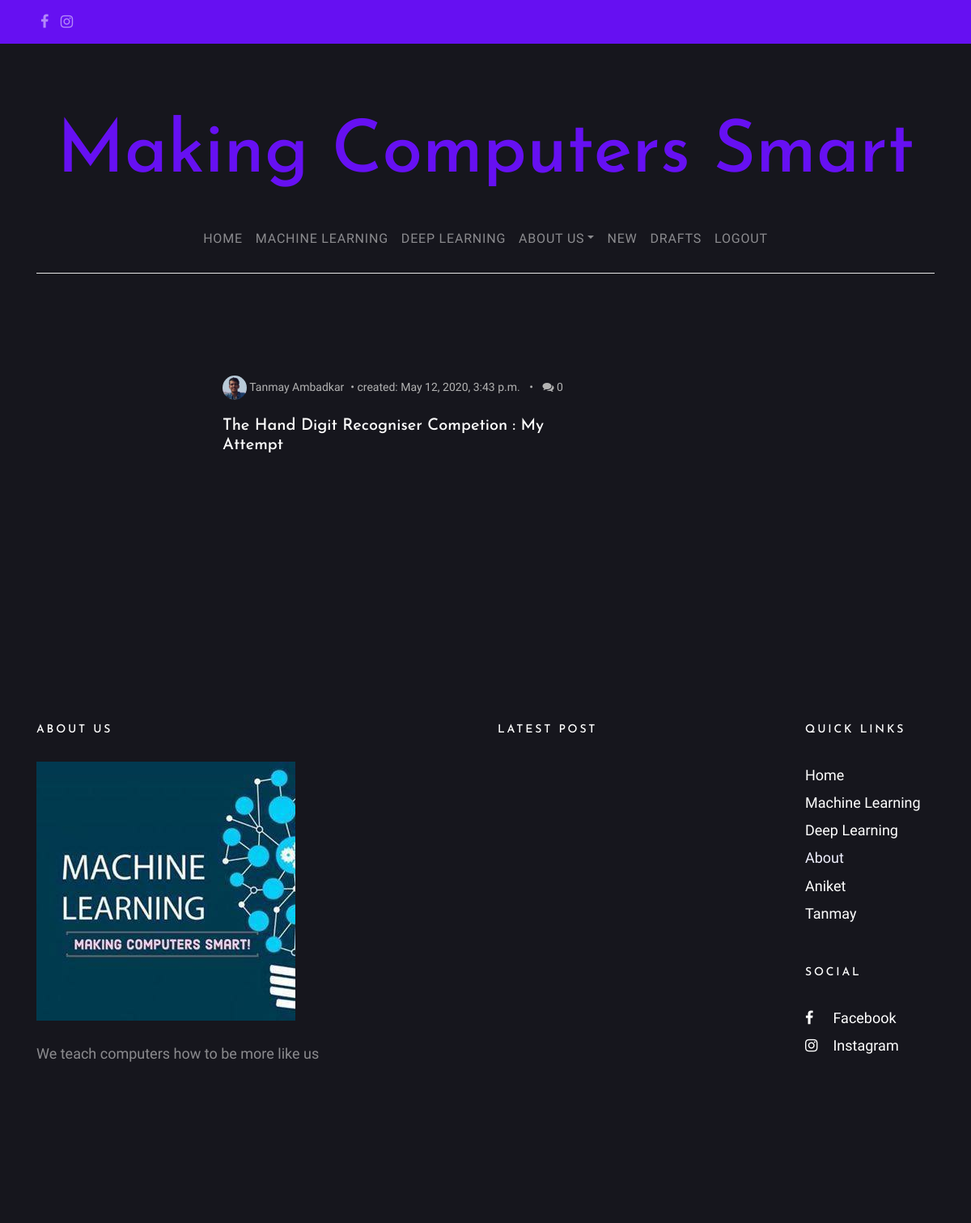
Before: /drafts/ (signed in) with the older database file.
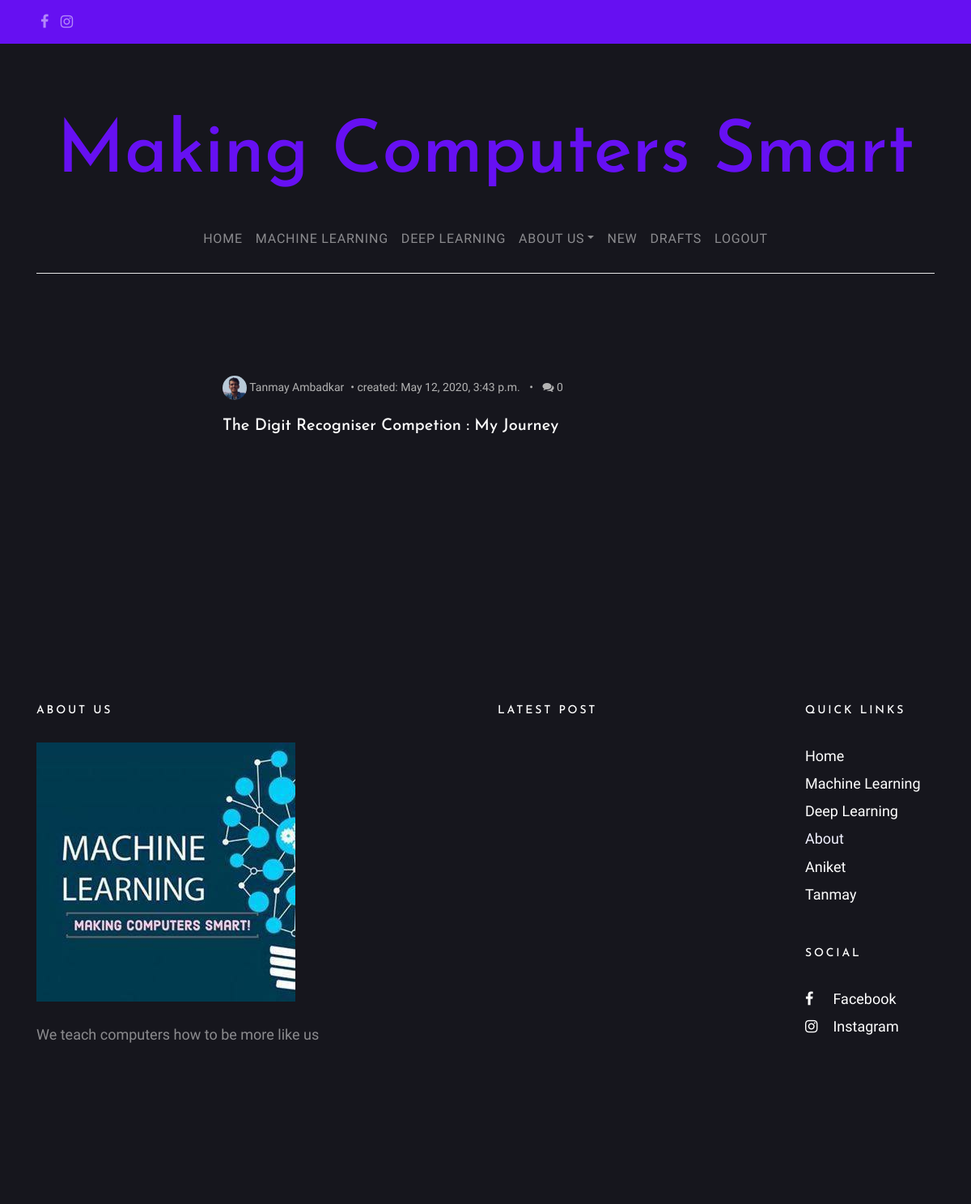
After: the same page with the newer database file.
### blog/models.py (models this page shows, shortened)
class Post(models.Model):
    types = (
        ('D', 'Deep Learning'),
        ('M', 'Machine Learning'),
    )
    author = models.ForeignKey('UserProfileInfo', on_delete = models.CASCADE)
    title = models.CharField(max_length = 200)
    cover_img = models.ImageField(upload_to = 'cover_image', blank = True)
    text = models.TextField()
    created_date = models.DateTimeField(default = timezone.now)
    published_date = models.DateTimeField(blank = True, null = True)
    type = models.CharField(max_length = 1, choices = types, blank = True)
    def approve_comments(self):
        return self.comments.filter(approved_comment=True)

class UserProfileInfo(models.Model):
    user = models.OneToOneField(User, on_delete= models.CASCADE)
    profile_img = models.ImageField(upload_to = 'profile_pics', blank = True)
    cover_image = models.ImageField(upload_to = 'cover_profile_img', blank = True)
    description = models.TextField(blank = True)
    writeup = models.TextField(blank = True)
    instagram = models.URLField(blank = True)
    facebook = models.URLField(blank = True)
    github = models.URLField(blank = True)
    linkedin = models.URLField(blank = True)
    email = models.EmailField(blank = True)

### blog/views.py (the view)
# urls.py: path('drafts/', DraftListView.as_view(), name = 'post_draft_list'),
class DraftListView(LoginRequiredMixin, ListView):
    login_url = '/login/'
    redirect_field_name = 'blog/post_draft_list.html'
    model = Post
    template_name = 'post_draft_list.html'
    def get_queryset(self):
        return Post.objects.filter(published_date__isnull = True).order_by('created_date')

### blog/templates/blog/post_draft_list.html (shortened to what this page needs)
{% extends "blog/base.html" %}
{% load static %}
{% block content %}
{% if request.user.is_superuser %}
<section class="site-section pt-5">
  <div class="container">
    <div class="row blog-entries">
      <div class="col-md-12 col-lg-8 main-content">
        <div class="row mb-5 mt-5">
           <div class="col-md-12">
             {% for post in post_list %}
             {% if not post.published_date %}
             <div class="post-entry-horzontal">
               <a href="{% url 'post_detail' pk=post.pk %}">
                   <span class="text">
                     <div class="post-meta">
                       <span class="author mr-2"><img src="/media/{{post.author.profile_img}}" alt="Colorlib">  {{post.author.user.first_name}} {{post.author.user.last_name}}</span>&bullet;
                       <span class="mr-2">created: {{post.created_date}}</span> &bullet;
                       <span class="ml-2"><span class="fa fa-comments"></span> {{post.approve_comments.count}}</span>
                     </div>
                     <h2>{{ post.title }}</h2>
                   </span>
		 </div>
               {% endif %}
               {% empty %}
                 <h2>No Drafts!</h2>
             {% endfor %}
	  </div>
        </div>
      </div>
    </div>
  </div>
</section>
{% endif %}
{% endblock %}

Changed rows visible on the page:
changed Post "Tanmay": title "The Hand Digit Recogniser Competion : My Attempt" → "The Digit Recogniser Competion : My Journey"
